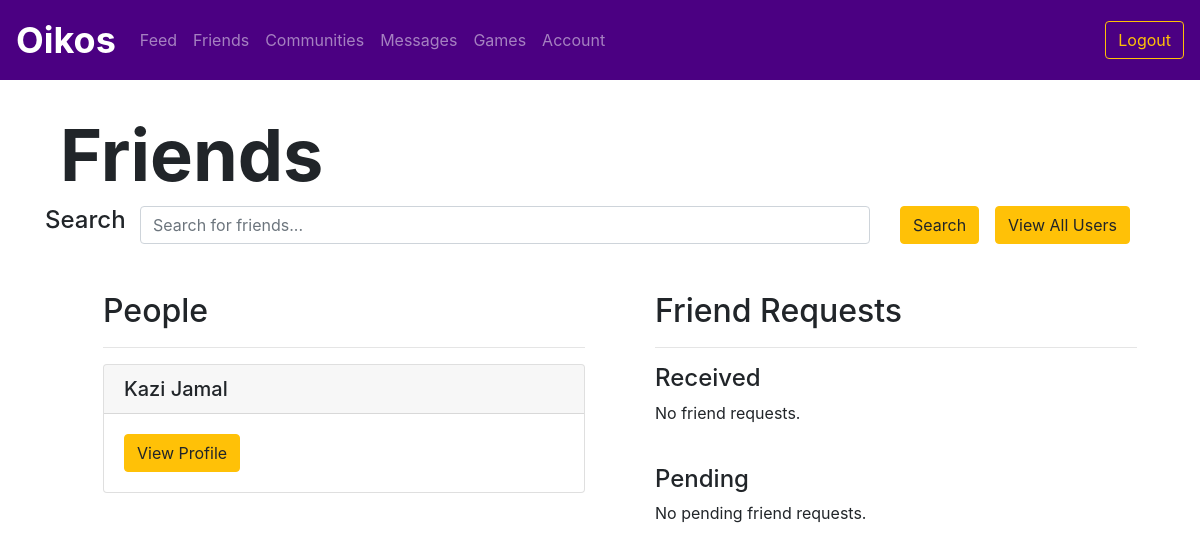
Page /friends (signed in) on the earlier database version.
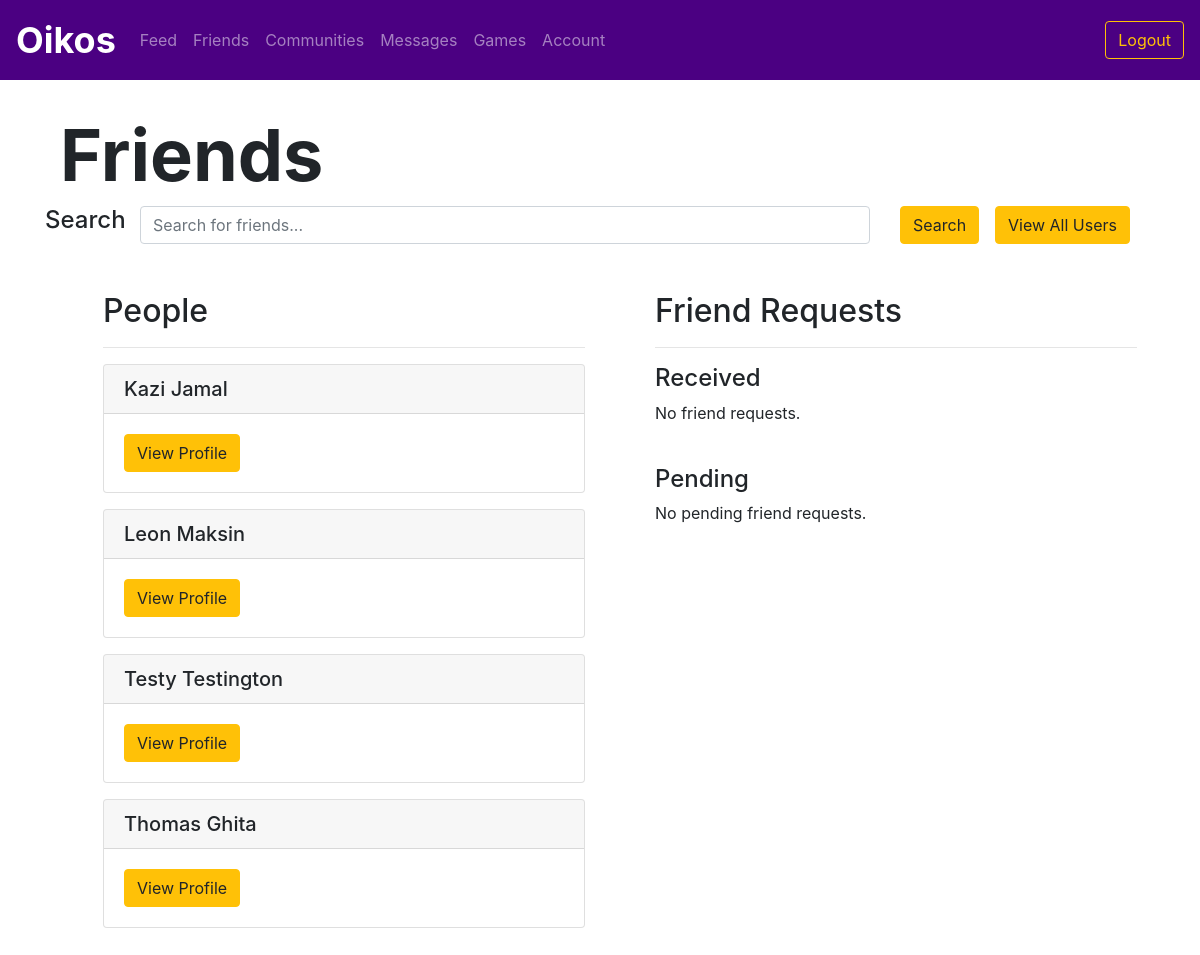
Same page on the later database version.
### utl/models.py (models this page shows)
class User(db.Model):
    userID = db.Column(db.Integer, primary_key=True)
    email = db.Column(db.Text, unique=True, nullable=False)
    password = db.Column(db.Text, nullable=False)
    firstName = db.Column(db.Text, nullable=False)
    lastName = db.Column(db.Text, nullable=False)
    displayName = db.Column(db.Text, nullable=False)
    grade = db.Column(db.Text, nullable=False)

### app.py (the view)
@app.route("/friends")
@login_required
def friends():
    userID = session['userID']
    friendslist = friendsfunctions.getFriends(userID)
    users = []
    for friend in friendslist:
        users.append(usersfunctions.getUser(friend.friendID))
    reqs = friendsfunctions.getFriendRequests(userID)
    friendrequests = {}
    for req in reqs:
        friendrequests[req] = usersfunctions.getUser(req.senderID)
    preqs = friendsfunctions.getPendingFriendRequests(userID)
    pendingfriendrequests = {}
    for preq in preqs:
        pendingfriendrequests[preq] = usersfunctions.getUser(preq.receiverID)
    print(pendingfriendrequests)
    return render_template("friends.html", users=users, friendrequests=friendrequests, pendingfriendrequests=pendingfriendrequests)

### app.py (called while the page is built)
def login_required(f):
    @wraps(f)
    def decorated_function(*args, **kwargs):
        if "userID" not in session:
            return redirect(url_for('login'))
        return f(*args, **kwargs)
    return decorated_function

### utl/friends.py (called while the page is built)
def getFriends(userID):
    friends = Friend.query.filter_by(userID=userID).order_by(Friend.displayName.asc()).all()
    return friends

def getFriendRequests(userID):
    friendrequests = FriendRequest.query.filter_by(receiverID=userID).order_by(FriendRequest.timestamp.desc()).all()
    return friendrequests

def getPendingFriendRequests(userID):
    friendrequests = FriendRequest.query.filter_by(senderID=userID).order_by(FriendRequest.timestamp.desc()).all()
    return friendrequests

### utl/users.py (called while the page is built)
def getUser(userID):
    user = User.query.filter_by(userID=userID).first()
    return user

### templates/friends.html (shortened to what this page needs)
{% extends "logbase.html" %}
{% block body %}
    <div class="content">
        <h1 class="display-3" style="font-weight: 700; padding-left: 5vw; padding-top: 5vh;">Friends</h1>
    </div>
    <div class="container mb-5">
        <form action="/searchfriends" method="POST">
            <div class="row">
                <div class="col-md-1">
                    <h4>Search</h4>
                </div>
                <div class="col-md-8">
                    <input name="query" type="text" class="form-control" id="query" aria-describedby="query" placeholder="Search for friends...">
                </div>
                <div class="col-md-1">
                    <button type="submit" class="btn btn-warning">Search</button>
                </div>
                <div class="col-md-2">
                    <a href="/allusers" class="btn btn-warning">View All Users</a>
                </div>
            </div>
        </form>
    </div>
    <div class="row m-5">
        <div class="col">
            <ul>
                <h2>People</h2>
                <hr>
                {% for user in users %}
                <div class="card my-3">
                    <h5 class="card-header">{{ user.displayName }}</h5>
                    <div class="card-body">
                        <a href="/profile/{{ user.userID }}" class="btn btn-warning">View Profile</a>
                    </div>
                </div>
                {% endfor %}
            </ul>
        </div>
        <div class="col">
            <ul>
                <h2>Friend Requests</h2>
                <hr>
                <h4>Received</h4>
                {% if not friendrequests %}
                <p>No friend requests.</p>
                {% endif %}
                <br>
                <h4>Pending</h4>
                {% if not pendingfriendrequests %}
                <p>No pending friend requests.</p>
                {% endif %}
            </ul>
        </div>
    </div>
{% endblock %}

Differences in the rows shown:
added User: displayName "Leon Maksin"
added User: displayName "Testy Testington"
added User: displayName "Thomas Ghita"
